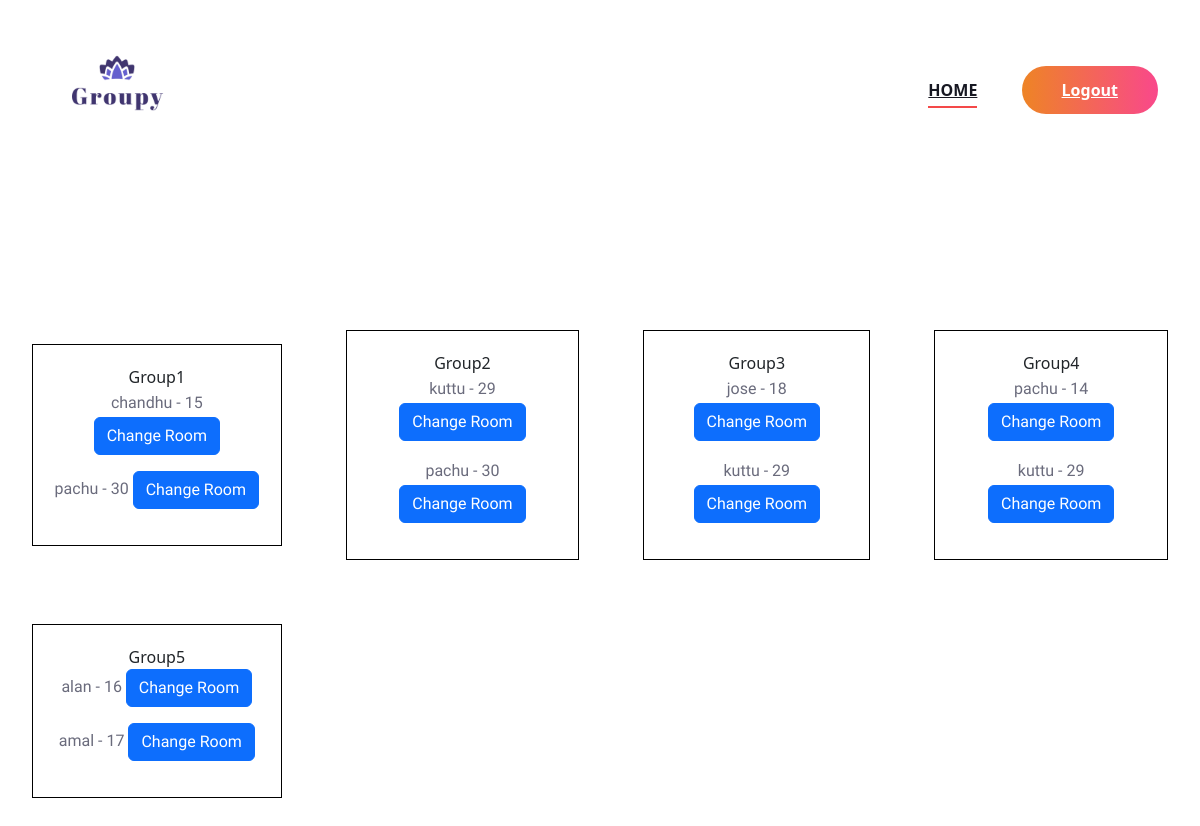
The app's page /Org/status/9 with its own data.
### Organizer/models.py (models this page shows)
class Room(models.Model):
    events=models.ForeignKey(Event,on_delete=models.CASCADE)
    number=models.CharField(max_length=50)
    capacity=models.IntegerField(default=0)

### Guest/models.py (models this page shows)
class ParticipateUser(models.Model):
    user=models.CharField(max_length=50)
    events=models.ForeignKey(Event,on_delete=models.CASCADE)
    rooms=models.TextField(max_length=50,default="")
    new_rooms = models.TextField(max_length=50, default="")
    is_ignored = models.BooleanField(default=False)

### Organizer/views.py (the view)
# urls.py: path('status/<int:cid>', views.eventstatus,name="status"),
def eventstatus(request,cid):
    try:
        eventdata=Event.objects.get(id=cid)
        pdata=ParticipateUser.objects.filter(events=eventdata)
        roomdata=Room.objects.filter(events=eventdata)
        return render(request, "Organizer/Status.html", {'data': pdata, 'rdata': roomdata,})
    except Exception as e:
        messages.error(request, 'No user is registered for this event!')
        return render(request, "Organizer/Status.html",{'rdata':roomdata})

### Organizer/Templates/Organizer/Status.html (shortened to what this page needs)
{% extends 'Organizer/Head.html'%}
{% load static %}
{% block content %}
<br><br><br><br>
<!DOCTYPE html>
<html lang="en">
<head>
    <link href="https://cdn.jsdelivr.net/npm/bootstrap@5.3.0/dist/css/bootstrap.min.css" rel="stylesheet">
</head>
<body>
    <table align="center" cellpadding="10">
        <tr>
            {% for i in rdata %}
            <td>
                <div style="text-align:center;border:1px solid black;margin:22px;padding:20px">
                    {{i.number}}
                    {% for j in data %}
                    {% if i.number in j.rooms %}
                    <p>{{j.user}} - {{j.id}}
                        <button type="button" class="btn btn-primary" data-bs-toggle="modal"
                            data-bs-target="#exampleModal">
                            Change Room
                        </button>
                    </p>
                    {% endif %}
                    {% endfor %}
                </div>
            </td>
            {% if forloop.counter|divisibleby:4 %}
        </tr>
        <tr>
            {% endif %}
            {% endfor %}
    </table>
</body>
</html>
<br><br><br><br><br><br><br><br><br><br><br><br><br><br><br><br><br><br><br><br><br>
{% endblock content %}

### Guest/static/Main/css/style.css (style rules this page uses)
html, body { height: 100%; font-family: "Work Sans", sans-serif; -webkit-font-smoothing: antialiased; font-smoothing: antialiased; }
p { font-size: 16px; font-family: "Work Sans", sans-serif; color: #6a6b7c; font-weight: 400; line-height: 28px; margin: 0 0 15px 0; }

### records on screen
Room: number "Group1"
ParticipateUser: user "chandhu", id "15"
ParticipateUser: user "pachu", id "30"
Room: number "Group2"
ParticipateUser: user "kuttu", id "29"
Room: number "Group3"
ParticipateUser: user "jose", id "18"
Room: number "Group4"
ParticipateUser: user "pachu", id "14"
Room: number "Group5"
ParticipateUser: user "alan", id "16"
ParticipateUser: user "amal", id "17"
